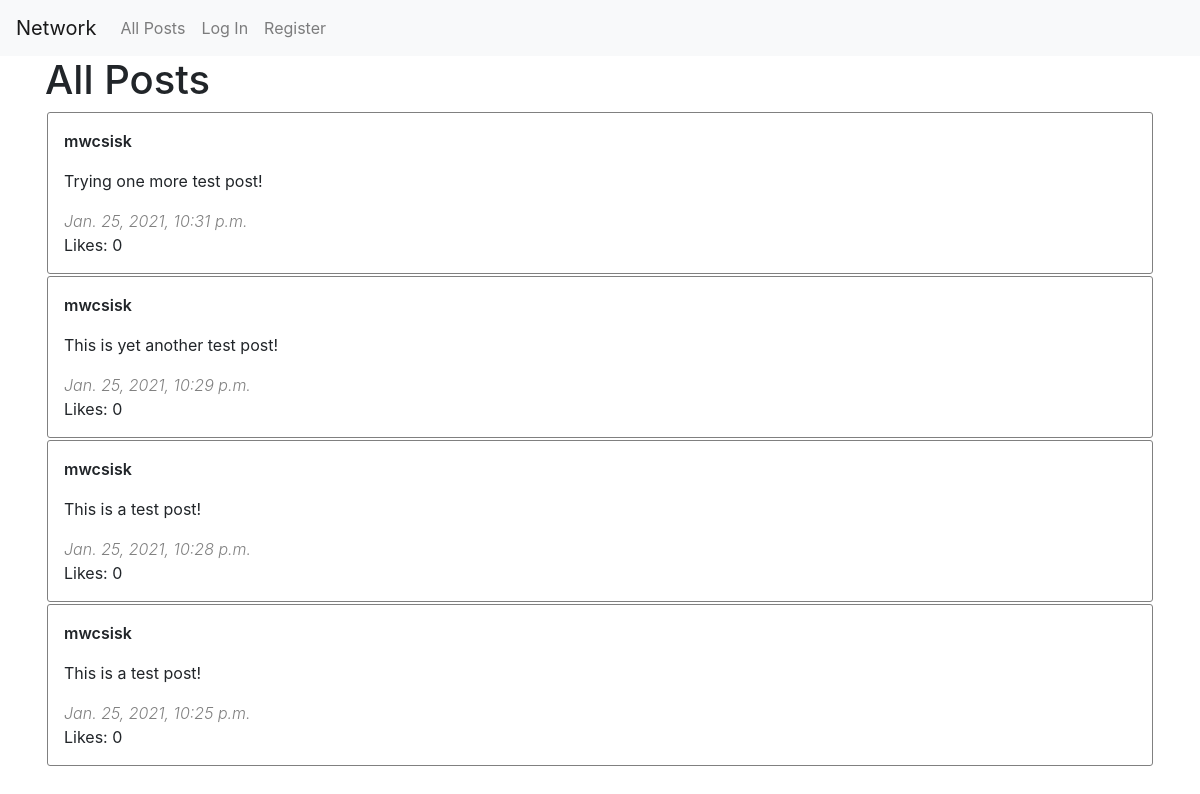
The app's page /, older data.
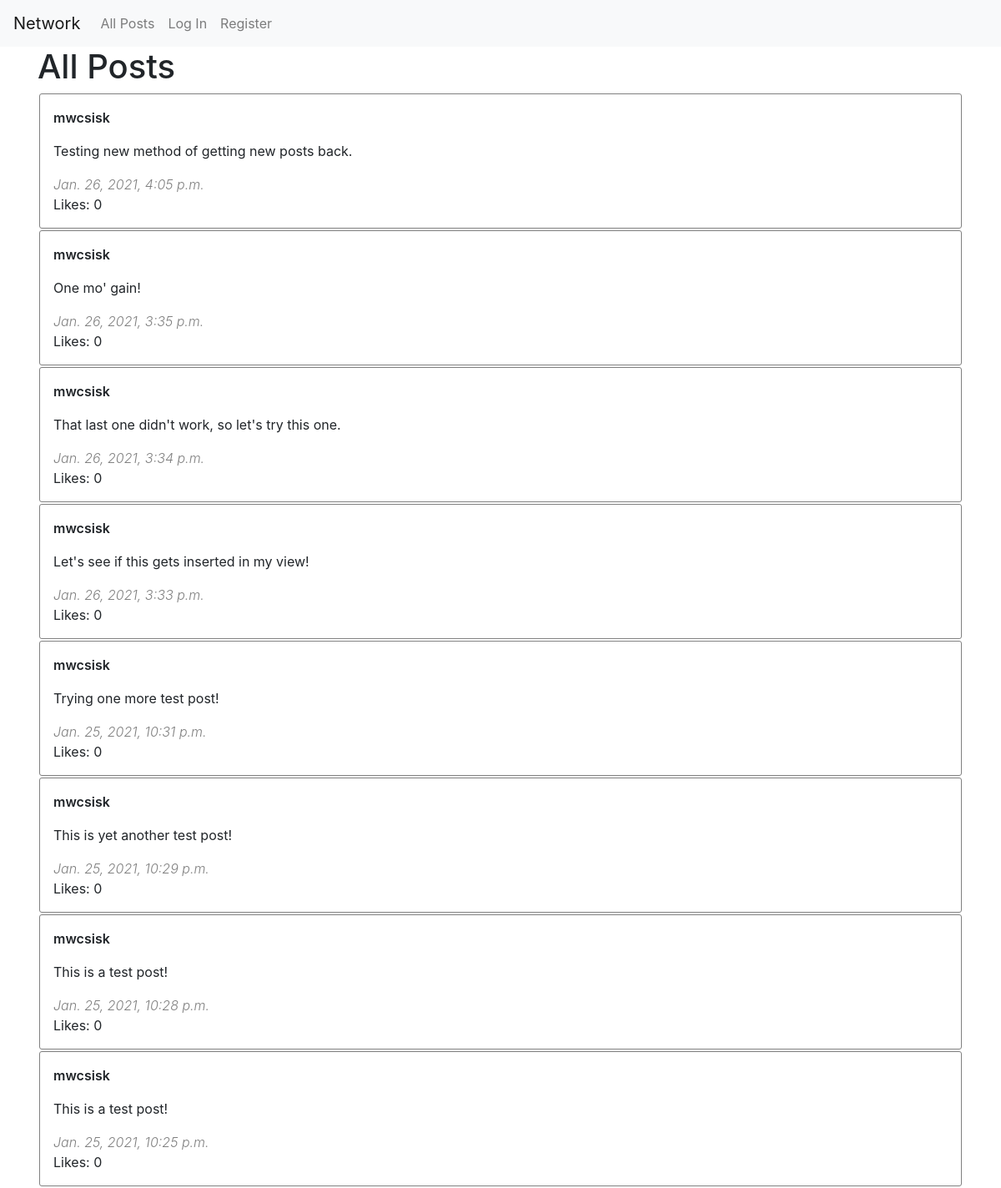
The same page, newer data.
### network/models.py (models this page shows, shortened)
class Post(models.Model):
    author = models.ForeignKey(User, on_delete=models.CASCADE, related_name='posts', editable=False)
    body = models.CharField(max_length=240)
    timestamp = models.DateTimeField(auto_now_add=True)
    likes = models.ManyToManyField(User, related_name="liked")
    posts = models.Manager()

class User(AbstractUser):
    users = models.Manager()

### network/views.py (the view)
# urls.py: path("", views.index, name="index"),
def index(request):
    posts = Post.posts.all().annotate(num_likes=Count('likes')).order_by('-timestamp')
    return render(request, "network/index.html", {
        "posts": posts
    })

### network/templates/network/index.html (shortened to what this page needs)
{% extends "network/layout.html" %}
{% load tz %}
{% block body %}
    <h1>All Posts</h1>
    <div id="posts-view">
        {% for post in posts %}
        <div class="post-box">
            <div class="row justify-content-between">
                <div class="col-md-auto author">{{ post.author.username }}</div>
                <div class="col-md-auto edit-link">
                </div>
            </div>
            <div class="body">
                {{ post.body }}
            </div>
            <div class="timestamp">
                {{ post.timestamp|timezone:"America/Los_Angeles" }}
            </div>
            <div class="likes">
                Likes: {{ post.num_likes }}
            </div>
        </div>
        {% endfor %}
    </div>
{% endblock %}

Row changes from the older to the newer data that the page shows:
added Post: author.username "mwcsisk", body "Testing new method of getting new posts back.", timestamp "Jan. 26, 2021, 4:05 p.m.", num_likes "0"
added Post: author.username "mwcsisk", body "One mo' gain!", timestamp "Jan. 26, 2021, 3:35 p.m.", num_likes "0"
added Post: author.username "mwcsisk", body "That last one didn't work, so let's try this one.", timestamp "Jan. 26, 2021, 3:34 p.m.", num_likes "0"
added Post: author.username "mwcsisk", body "Let's see if this gets inserted in my view!", timestamp "Jan. 26, 2021, 3:33 p.m.", num_likes "0"
